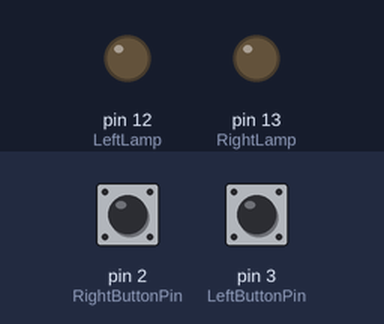
Bench run of a sketch on a simulated Arduino Uno, built with avr-gcc and run on an emulated ATmega328P. Parts: output pins drawn as LEDs (lit = HIGH). Inputs (shaded band) come from the test bench; at power-on: pin 2 (RightButtonPin) LOW, pin 3 (LeftButtonPin) LOW.

Above: at 1.2 s.
1.3 s: pin 2 (RightButtonPin) pulled HIGH for 0.15 s
At 1.37 s:
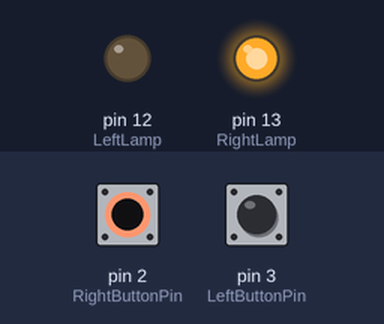
2.9 s: pin 3 (LeftButtonPin) pulled HIGH for 0.15 s
At 2.97 s:
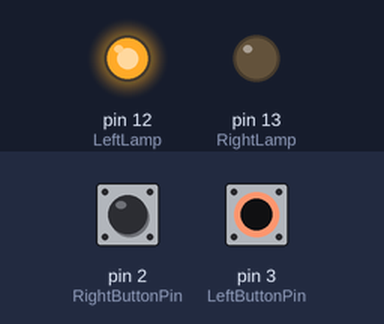
4.5 s: pin 3 (LeftButtonPin) pulled HIGH for 3.2 s
At 8.9 s:
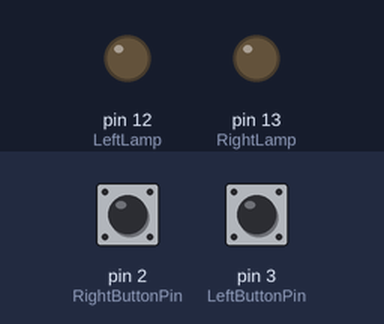
9.2 s: pin 2 (RightButtonPin) pulled HIGH for 3.2 s
At 10.0 s:
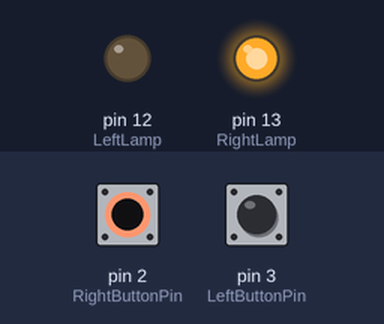
13.9 s: pin 2 (RightButtonPin) driven HIGH and pin 3 (LeftButtonPin) driven HIGH
At 14.8 s:
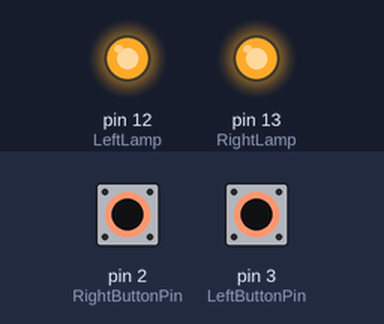
Timing chart, 0 to 16.4 s (numbered marks = the images above; inputs shaded):
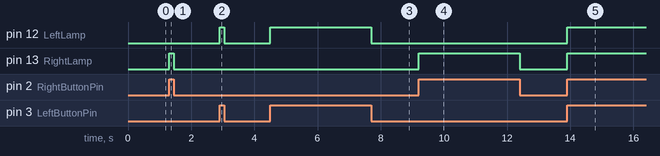

Measured:
- after the input at 1.3 s, pin 13 (RightLamp): LOW → HIGH at once, → LOW 0.15 s later
- after the input at 2.9 s, pin 12 (LeftLamp): LOW → HIGH at once, → LOW 0.15 s later
- after the input at 4.5 s, pin 12 (LeftLamp): LOW → HIGH at once, → LOW 3.2 s later
- after the input at 9.2 s, pin 13 (RightLamp): LOW → HIGH at once, → LOW 3.2 s later
- after the input at 13.9 s, pin 12 (LeftLamp), pin 13 (RightLamp): LOW → HIGH at once

The sketch:

2_Buttons_Control_2_Lamps.ino
```cpp
const int LeftButtonPin = 3;
const int RightButtonPin = 2;
const int LeftLamp = 12;
const int RightLamp = 13;


void setup() {
  // put your setup code here, to run once:
pinMode(LeftLamp, OUTPUT);
pinMode(RightLamp, OUTPUT);
pinMode(LeftButtonPin, INPUT);
pinMode(RightButtonPin, INPUT);
}

void loop() {
  // put your main code here, to run repeatedly:
  int LeftButtonState = 0;
  int RightButtonState = 0;

  LeftButtonState = digitalRead(LeftButtonPin);
  RightButtonState = digitalRead(RightButtonPin);

if (LeftButtonState == HIGH){
    digitalWrite(LeftLamp, HIGH);
}else
    digitalWrite(LeftLamp, LOW);

if (RightButtonState == HIGH){
    digitalWrite(RightLamp, HIGH);
}else
    digitalWrite(RightLamp, LOW);

}
```
